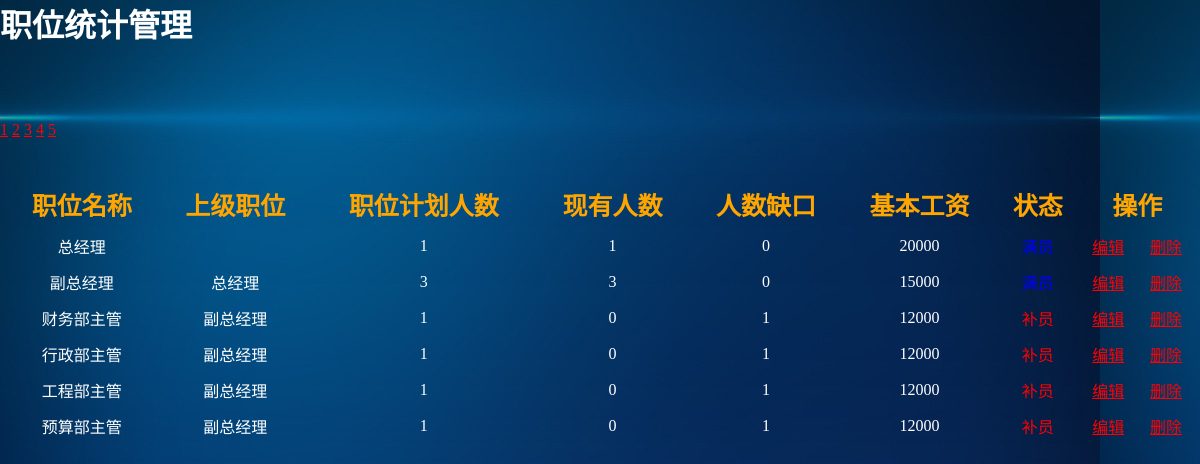
The app's page /admin/zhiweitype_manager.php (signed in) with its own data.
### tables this page shows
CREATE TABLE `zhiwei` (
  `id` int(11) NOT NULL AUTO_INCREMENT,
  `shangjiid` int(11) NOT NULL,
  `jihuarenshu` int(11) unsigned NOT NULL,
  `xianyourenshu` int(11) unsigned NOT NULL,
  `zhuangtai` int(11) DEFAULT NULL,
  `gongzi` int(11) NOT NULL,
  `jixiaoquanzhong` double NOT NULL,
  `name` varchar(45) DEFAULT NULL,
  PRIMARY KEY (`id`)
);

### admin/zhiweitype_manager.php (the view, shortened to what this page needs)
<html>
<head><title>职位类别管理</title></head>
<link rel="stylesheet" href="../css/style.css" type="text/css" >
<body style="margin:0px 0px 0px 0px;">
	<h1>职位统计管理</h1>
	<form action="" method="post">
		<table align="center">
			<?php
				include 'fenye.php';
				$str = "select * from zhiwei order by shangjiid, id, zhuangtai";
				$address = "zhiweitype_manager.php";
				$params = PageOrdered($str, $address);
		 	?>
			<tr align="center" class="tabletitle">
				<td>职位名称</td><td>上级职位</td>
				<td>职位计划人数</td><td>现有人数</td><td>人数缺口</td>
				<td>基本工资</td><td>状态</td>
				<td colspan="2">操作</td>
			</tr>
			<?php
				$str = "select * from zhiwei order by shangjiid, id, zhuangtai limit ".$params[0].", $params[1]";
				$arr = mysql_query($str);
				while($result = mysql_fetch_array($arr)){
			?>
			<tr align="center">
				<td ><?php echo $result["name"]; ?></td>
				<td ><?php
						$str2 = "select name from zhiwei where id = ".$result['shangjiid'];
						if ($arr2 = mysql_query($str2)){
							$result2 = mysql_fetch_array($arr2);
							echo $result2['name'];
						}
						else
							echo "错误";
					?></td>
				<td ><?php echo $result["jihuarenshu"]; ?></td>
				<td ><?php echo $result["xianyourenshu"]; ?></td>
				<td ><?php echo $result["jihuarenshu"] - $result['xianyourenshu']; ?></td>
				<td ><?php echo $result["gongzi"]; ?></td>
				<td ><?php
						switch($result["zhuangtai"]){
							case 0: echo "<font color='red'>补员</font>";break;
							case 1: echo "<font color=blue>满员</font>";break;
						}
					?></td>
				<td ><a href="zhiweitype_update.php?id=<?php echo $result["id"]; ?>">编辑</a></td>
				<td ><a href="action/zhiweitype_delete_do.php?id=<?php echo $result['id']; ?>">删除</a></td>
			</tr>
			<?php } ?>
		</table>
	</form>
</body>
</html>

### css/style.css (style rules this page uses)
body { margin:0px 0px 0px 0px; background-image:url('../images/bg1.jpg'); }
a { color:red; }
h1 { color:white; }
.tabletitle { color:orange; font-size:25px; font-weight:bold; }
table { border:0px; border-spacing:10; width:100%; color:white; font-size:16px; }

### records on screen
zhiwei: name "总经理", jihuarenshu "1", xianyourenshu "1", $result["jihuarenshu"] - $result['xianyourenshu'] "0", gongzi "20000"
zhiwei: name "副总经理", zhiwei.name "总经理", jihuarenshu "3", xianyourenshu "3", $result["jihuarenshu"] - $result['xianyourenshu'] "0", gongzi "15000"
zhiwei: name "财务部主管", zhiwei.name "副总经理", jihuarenshu "1", xianyourenshu "0", $result['jihuarenshu']-$result['xianyourenshu'] "1", gongzi "12000", zhuangtai "补员"
zhiwei: name "行政部主管", zhiwei.name "副总经理", jihuarenshu "1", xianyourenshu "0", $result['jihuarenshu']-$result['xianyourenshu'] "1", gongzi "12000", zhuangtai "补员"
zhiwei: name "工程部主管", zhiwei.name "副总经理", jihuarenshu "1", xianyourenshu "0", $result['jihuarenshu']-$result['xianyourenshu'] "1", gongzi "12000", zhuangtai "补员"
zhiwei: name "预算部主管", zhiwei.name "副总经理", jihuarenshu "1", xianyourenshu "0", $result['jihuarenshu']-$result['xianyourenshu'] "1", gongzi "12000", zhuangtai "补员"
